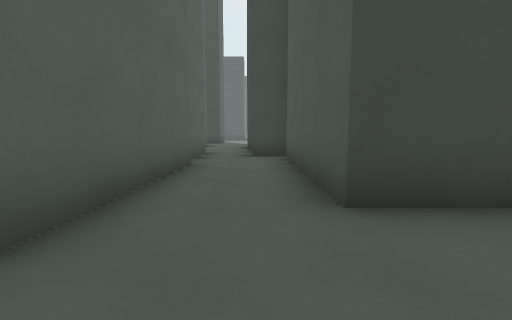
view 1 (above)

24 first-person views from a walk through a level from a Godot 3-D game. The camera is 1.2 m above the floor, tilts 6° down and sees 90° across. The floor is counted in squares, 2 m on a side. Each view is taken from the middle of a square. On the plan, view 1 faces up. The plan holds only what a view shows up to about 9 squares ahead; the rest is blank. The place goes on beyond the plan. Surface patterns are stand-ins for the level's own textures.

view 2
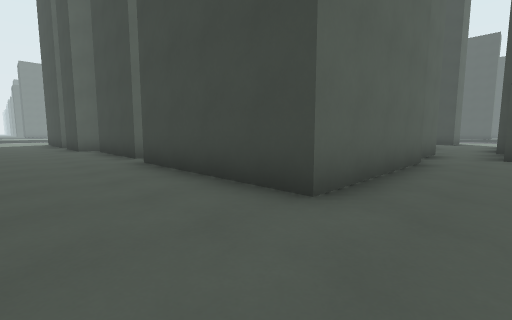

view 3
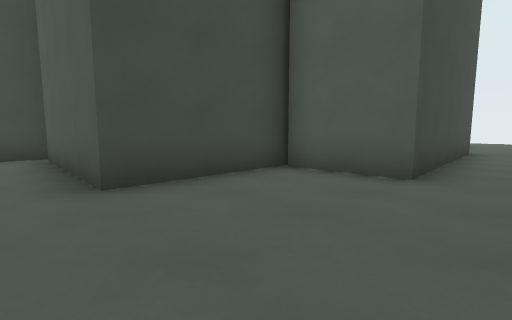

view 4
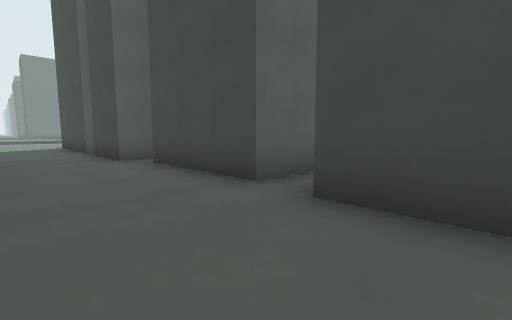

view 5
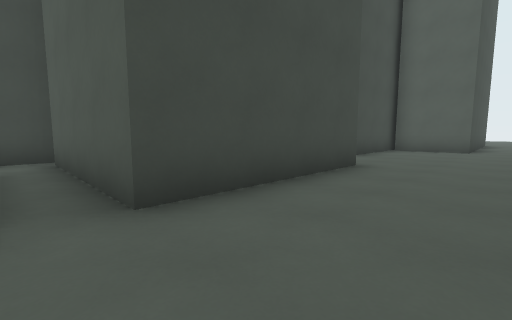

view 6
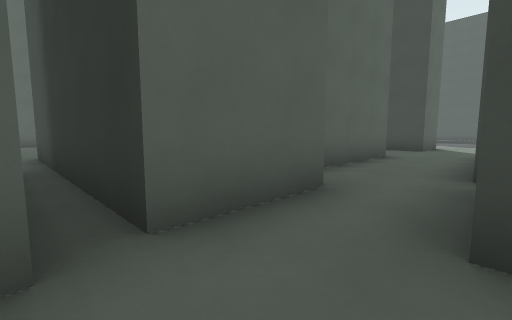

view 7
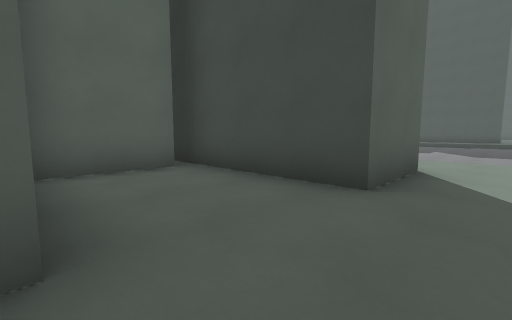

view 8
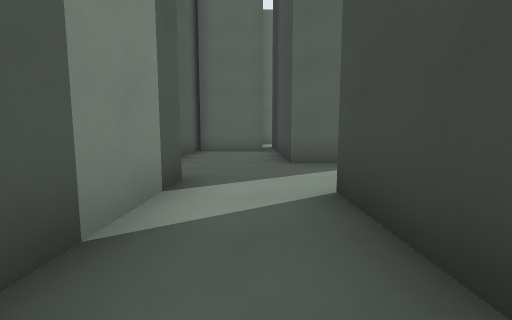

view 9
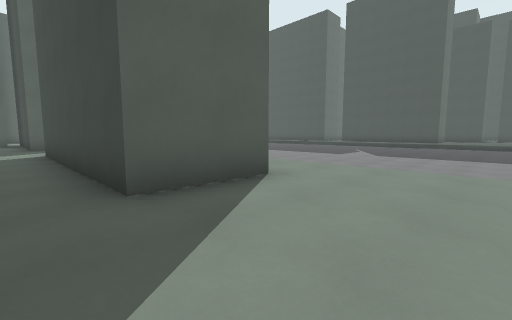

view 10
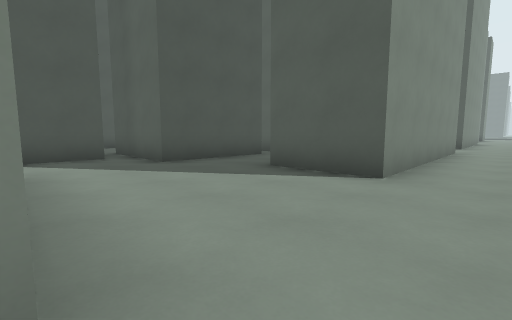

view 11
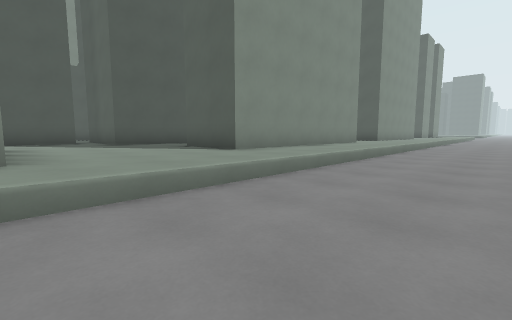

view 12
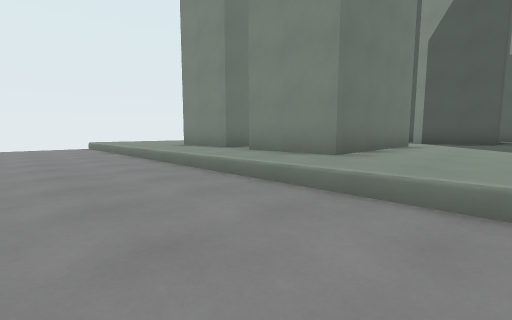

view 13
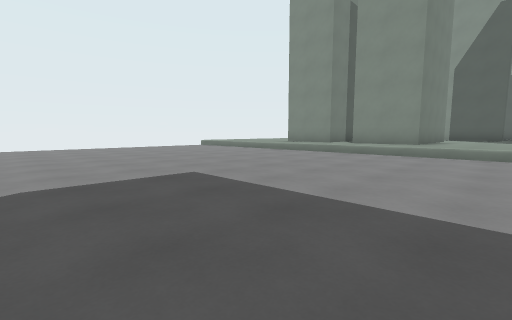

view 14
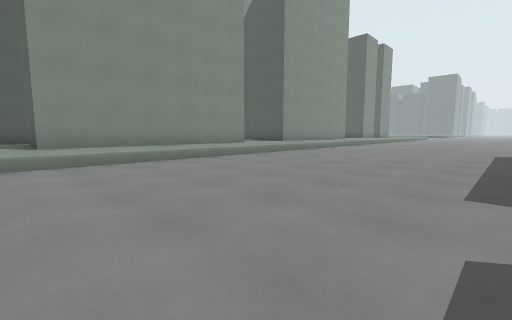

view 15
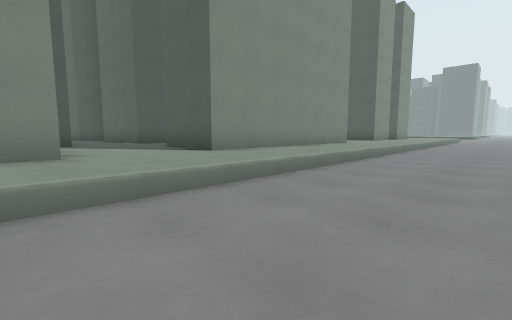

view 16
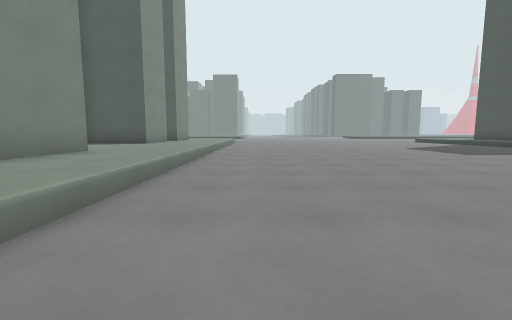

view 17
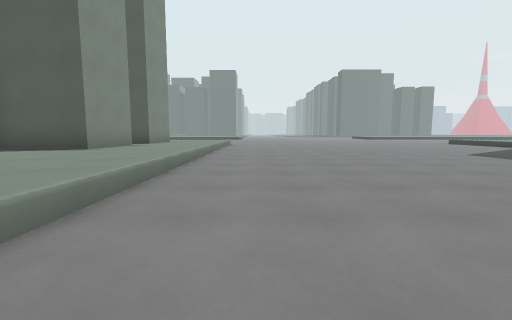

view 18
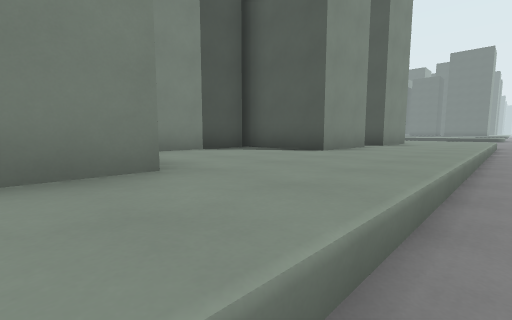

view 19
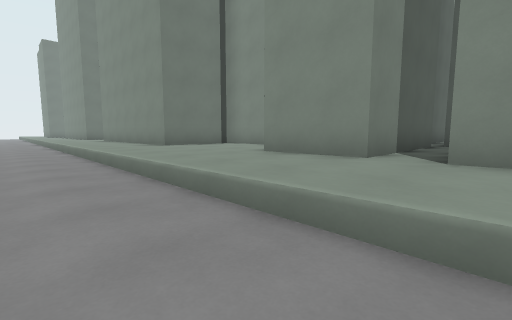

view 20
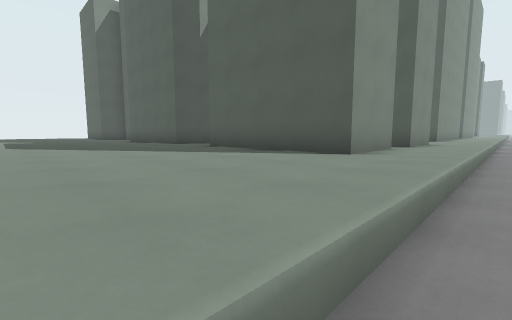

view 21
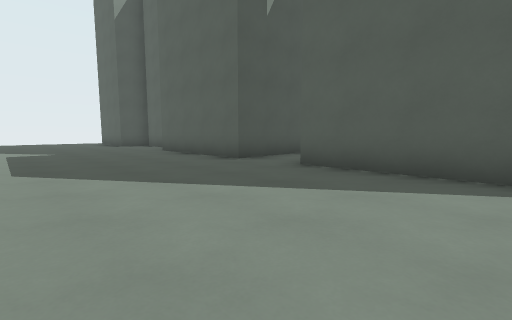

view 22
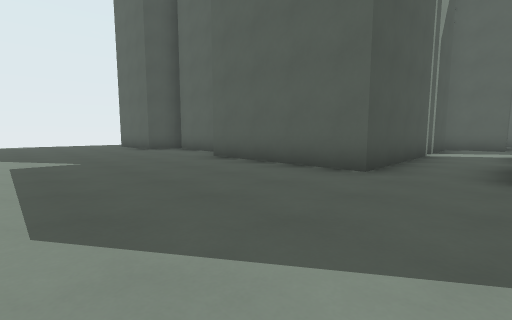

view 23
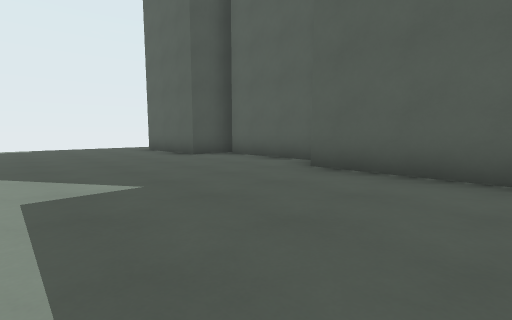

view 24
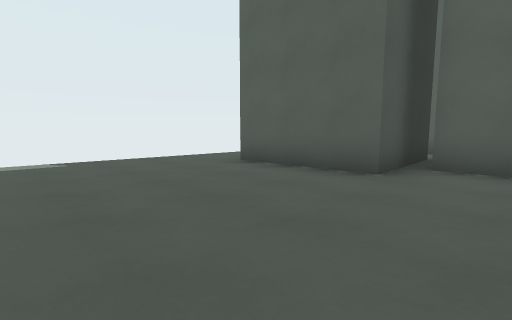

### Floor plan
Key: @ floor where view 1 was taken; # wall or solid block; . main floor; - floor 0.5 m lower than the main floor.
Columns run from 15 left of view 1 to 19 right of it. Each row starts with its distance up from view 1.
 28 -- --
 27 ------
 26 -------                ------------
 25 --------               ------------
 24 --------- -------------------------
 23 ----------------------------------
 22 ---------------------------------
 21 -----------------------------------
 20 -----------------------------------
 19 -----------------------------------
 18 ...................................
 17 ................######...######....
 16 #.##...#######..#    #...#  # #....
 15  .##...#######..######...#    #....
 14  .########...............#    #....
 13  ##      #.....### .###..#    .....
 12  #       ####..       #............
 11             #..       #.#######....
 10             #..       #.#     #....
  9             #..#      ..#     #....
  8              ..#             ##....
  7              #.##            #.....
  6       ..### ##..#            #.....
  5       ....#  #..#            #.....
  4           #  #..#          ###.....
  3              #..#            ##....
  2         ###  #..####          #....
  1 #########.####.....#          #....
  0 ...............@...######...  .....
 -1 ............................  .....

Positions as (right, up) in squares from view 1, and headings:
1: (0, 0), facing up
2: (0, -1), facing up-left
3: (0, -1), facing up-right
4: (-4, -1), facing up-left
5: (-6, -1), facing up-right
6: (0, 5), facing up-left
7: (-1, 12), facing up-left
8: (3, 14), facing left
9: (9, 14), facing up-left
10: (10, 18), facing down-left
11: (10, 21), facing down-left
12: (8, 21), facing down-right
13: (8, 26), facing down-right
14: (7, 24), facing down-left
15: (1, 21), facing down-left
16: (-3, 20), facing left
17: (-6, 20), facing left
18: (-7, 19), facing down-left
19: (-15, 20), facing down-right
20: (19, 19), facing down-left
21: (19, 16), facing down-left
22: (19, 13), facing down-left
23: (19, 10), facing down-left
24: (19, 5), facing down-left
